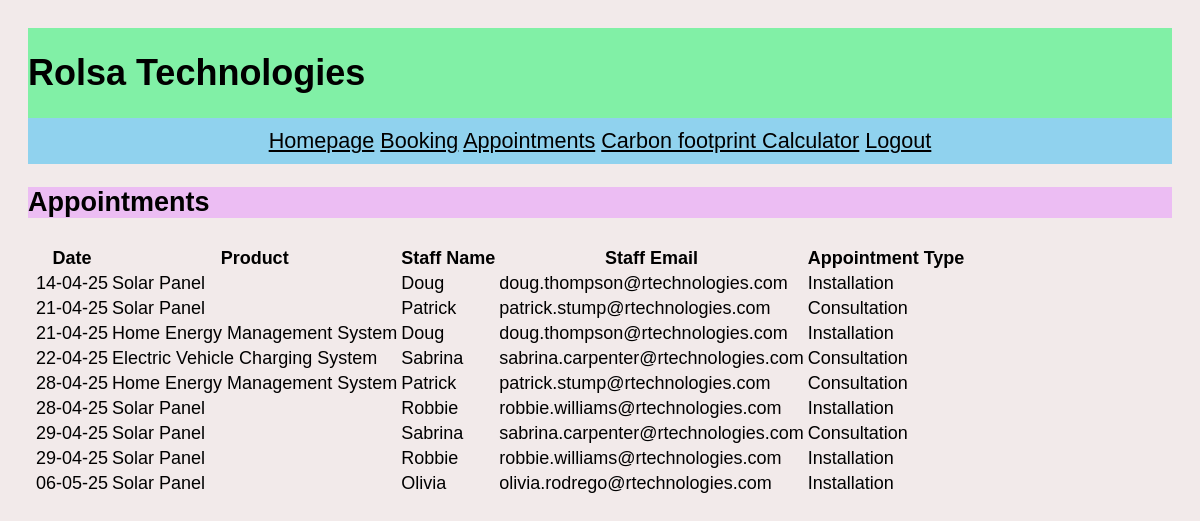
/user/appointments.php (signed in), run on the app's committed database.
### tables this page shows
CREATE TABLE `booking` (
  `booking_id` int(11) NOT NULL,
  `date` int(11) NOT NULL,
  `made_on` int(11) NOT NULL,
  `user_id` int(11) NOT NULL,
  `staff_id` int(11) NOT NULL,
  `type` text NOT NULL
);

CREATE TABLE `staff` (
  `staff_id` int(11) NOT NULL,
  `first_name` text NOT NULL,
  `last_name` text NOT NULL,
  `s_email` text NOT NULL,
  `password` text NOT NULL,
  `signup_date` int(11) NOT NULL,
  `address_line_1` text NOT NULL,
  `address_line_2` text NOT NULL,
  `postcode` text NOT NULL,
  `city` text NOT NULL,
  `s_type` text NOT NULL
);

### user/appointments.php (the view, shortened to what this page needs)
<!DOCTYPE html>
<html lang="en">
    <head>
        <link rel="stylesheet" href="../styles.css">
    </head>
    <body>
        <div id="container">
            <div id="title_bar">
                <h1>Rolsa Technologies</h1>
            </div>
            <div id="nav_bar">
                    <a href="homepage.php">Homepage</a>
                    <a href="booking/booking.php">Booking</a>
                    <a href="appointments.php">Appointments</a>
                    <a href="cfc.php">Carbon footprint Calculator</a>
                    <a href="../logout.php">Logout</a>
            </div>
            <div id="content">
                <div id="page_title">
                    <h2>Appointments</h2>
                </div>
                <?php
                    $conn = dbconnect();
                    $sql = "SELECT booking.date, booking.type, staff.first_name, staff.s_email, staff.s_type
                            FROM booking
                            INNER JOIN staff ON staff.staff_id = booking.staff_id
                            WHERE booking.user_id = ?
                            order by booking.date asc ";
                    $stmt = $conn->prepare($sql);
                    $stmt -> bindparam(1, $_SESSION['userid']);
                    $stmt -> execute();
                    $custom_headings = [
                        'date' => 'Date',
                        'type' => 'Product',
                        'first_name' => 'Staff Name',
                        's_email' => 'Staff Email',
                        's_type' => 'Appointment Type',
                    ];
                    $results = $stmt->fetchAll(PDO::FETCH_ASSOC);
                    if ($results) {
                        echo "<table id='appointments'>";
                        echo "<tr>";
                        foreach ($custom_headings as $heading) {
                            echo "<th>" . htmlspecialchars($heading, ENT_QUOTES) . "</th>";
                        }
                        foreach ($results as $row) {
                            echo "<tr>";
                            foreach ($custom_headings as $column => $heading) {
                                $value = isset($row[$column]) ? $row[$column] : '';
                                if ($column == 'type'){
                                    if ($value == 'solar'){
                                        $value = "Solar Panel";
                                    }elseif ($value == 'ev'){
                                        $value = "Electric Vehicle Charging System";
                                    }else{
                                        $value = 'Home Energy Management System';
                                    }
                                }
                                if ($column == 's_type') {
                                    if ($value == 'ins'){
                                        $value= "Installation";
                                    }else{
                                        $value = "Consultation";
                                    }
                                }
                                if ($column == 'date') {
                                    $formatted_date = date('d-m-y', $value);
                                    $value = $formatted_date;
                                }
                                echo "<td>" . htmlspecialchars($value, ENT_QUOTES) . "</td>";
                            }
                            echo "</tr>";
                        }
                        echo "</table>";
                    }else{
                        echo "You have not booked an appointment yet.";
                    }
                ?>
            </div>
        </div>
    </body>
</html>

### styles.css (style rules this page uses)
body { background: #F2EAEA; font-family: Arial, serif; font-size: large; }
#container { display: flex; flex-flow: column; padding: 20px; }
#title_bar { width: 100%; background-color: #81F0A6; }
#nav_bar { width: 100%; height: fit-content; background-color: #90D2EE; text-align: center; font-size: larger; padding-top: 10px; padding-bottom: 10px; }
a:link { color:black }
#page_title { background-color: #ECBDF3; width: 100%; }
#appointments, #s_homepage { width: fit-content; }
#appointments, #s_homepage td tr { padding: 5px; }

### data on the page
booking: date "14-04-25", type "Solar Panel", staff.first_name "Doug", staff.s_email "doug.thompson@rtechnologies.com", staff.s_type "Installation"
booking: date "21-04-25", type "Solar Panel", staff.first_name "Patrick", staff.s_email "patrick.stump@rtechnologies.com", staff.s_type "Consultation"
booking: date "21-04-25", type "Home Energy Management System", staff.first_name "Doug", staff.s_email "doug.thompson@rtechnologies.com", staff.s_type "Installation"
booking: date "22-04-25", type "Electric Vehicle Charging System", staff.first_name "Sabrina", staff.s_email "sabrina.carpenter@rtechnologies.com", staff.s_type "Consultation"
booking: date "28-04-25", type "Home Energy Management System", staff.first_name "Patrick", staff.s_email "patrick.stump@rtechnologies.com", staff.s_type "Consultation"
booking: date "28-04-25", type "Solar Panel", staff.first_name "Robbie", staff.s_email "robbie.williams@rtechnologies.com", staff.s_type "Installation"
booking: date "29-04-25", type "Solar Panel", staff.first_name "Sabrina", staff.s_email "sabrina.carpenter@rtechnologies.com", staff.s_type "Consultation"
booking: date "29-04-25", type "Solar Panel", staff.first_name "Robbie", staff.s_email "robbie.williams@rtechnologies.com", staff.s_type "Installation"
booking: date "06-05-25", type "Solar Panel", staff.first_name "Olivia", staff.s_email "olivia.rodrego@rtechnologies.com", staff.s_type "Installation"

### other printed values
$heading "Date"
$heading "Product"
$heading "Staff Name"
$heading "Staff Email"
$heading "Appointment Type"
